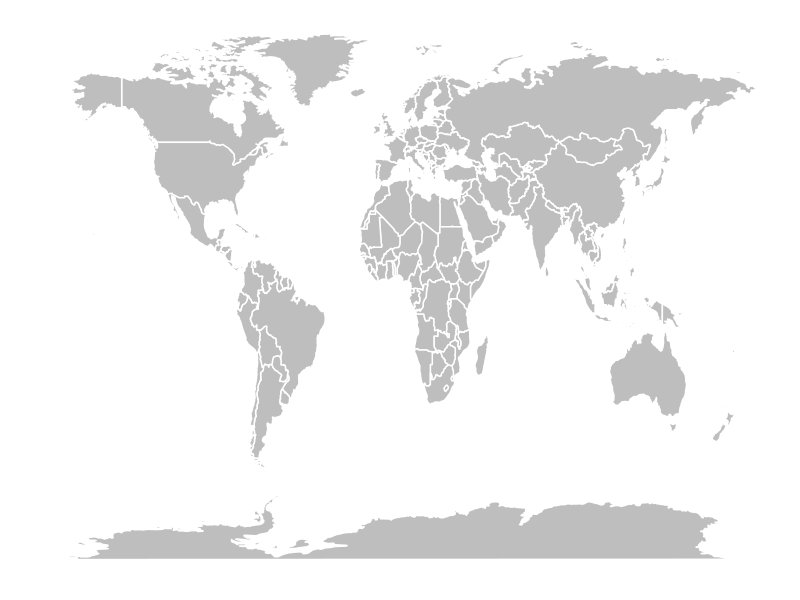

The R script that drew this image: (Note: this script raises an error after producing the figure.)
## ---- chunk 1
library(tidyverse)
library(lubridate)
library(zoo)
library(maps)
## ---- chunk 2
# Read in Johns Hopkins global data for confirmed cases of COVID-19
# Source: 
# https://raw.githubusercontent.com/CSSEGISandData/COVID-19/master/csse_covid_19_data/csse_covid_19_time_series/time_series_covid19_confirmed_global.csv

jhu <- read_csv("time_series_covid19_confirmed_global.csv")
## ---- chunk 3
# Reshape to long format and convert the dates to date types
## ---- chunk 4
# Sum up the number of cases within each country and date
## ---- chunk 5
# Countries of interest


# Plot cases as a time series

## ---- chunk 6
# Plot the cases on a log (base 10) scale
## ---- chunk 7
cases = c(13, 15, 18, 22, 29, 39, 59, 61, 62, 67, 74, 89, 108, 122)
new_cases = cases - lag(cases)
new_cases
## ---- chunk 8
new_cases_7dayavg = rollmean(new_cases, k = 7, fill = NA)
new_cases_7dayavg
## ---- chunk 9
# Calculate new cases and 7-day rolling average of new cases
## ---- chunk 10
# Plot the seven-day rolling average of the new cases as a time series
## ---- chunk 11
# Read in Johns Hopkins UID lookup table
# Source: https://raw.githubusercontent.com/CSSEGISandData/COVID-19/master/csse_covid_19_data/UID_ISO_FIPS_LookUp_Table.csv

uid_lookup_table = read_csv("UID_ISO_FIPS_LookUp_Table.csv")
## ---- chunk 12
# Extract the country-level populations and use nice names
uid_pop <- uid_lookup_table %>% 
  subset(is.na(Province_State)) %>% 
  rename(country = "Country_Region", population = "Population") %>% 
  select(country, population)
## ---- chunk 13
# Join the country populations to the Johns Hopkins data
## ---- chunk 14
# Create a new cases per million variable (7-day average)


# Plot the seven-day rolling average of the new cases per million as a time series
## ---- chunk 15
# Pull out world map data frame
world_map = map_data("world")
    
# Basic example of a map
world_map %>% ggplot(aes(x = long, y = lat, group = group)) +
   geom_polygon(fill="gray", color = "white") + 
   theme(panel.grid.major = element_blank(), 
         panel.background = element_blank(),
         axis.title = element_blank(), 
         axis.text = element_blank(),
         axis.ticks = element_blank())
## ---- chunk 16
# Key for discrepant country names in Johns Hopkins and world map data
country_key = data.frame(rbind(c("Antigua and Barbuda", "Antigua"), 
                               c("Burma", "Myanmar"), 
                               c("Cabo Verde", "Cape Verde"), 
                               c("Congo (Kinshasa)", 
                                 "Democratic Republic of the Congo"), 
                               c("Congo (Brazzaville)", 
                                 "Republic of Congo"), 
                               c("Cote d'Ivoire", "Ivory Coast"), 
                               c("Czechia", "Czech Republic"), 
                               c("Eswatini", "Swaziland"), 
                               c("Holy See", "Vatican"), 
                               c("Korea, South", "South Korea"), 
                               c("North Macedonia", "Macedonia"), 
                               c("Saint Kitts and Nevis", "Saint Kitts"), 
                               c("Saint Vincent and the Grenadines", 
                                 "Saint Vincent"), 
                               c("Taiwan*", "Taiwan"), 
                               c("Trinidad and Tobago", "Trinidad"), 
                               c("United Kingdom", "UK"), 
                               c("US", "USA")))
names(country_key) = c("JHU", "map")

# Create named vector for recoding country names
recode_map <- country_key$JHU; names(recode_map) = country_key$map

# Recode country names in world map data to match with Johns Hopkins
world_map <- world_map %>%
  mutate(region = recode(region, !!!recode_map))

# Only three countries in jhu_long_country don't match with anything in world_map
setdiff(jhu_long_country$country, world_map$region)
## ---- chunk 17
# Filter Johns Hopkins data for August 1, 2020 and join with world_map data frame.
# When joining, remember that the variable referring to countries has a different name in the JHU and world map data frames.

## ---- chunk 18
# Heatmap of cases per million on August 1, 2020.
